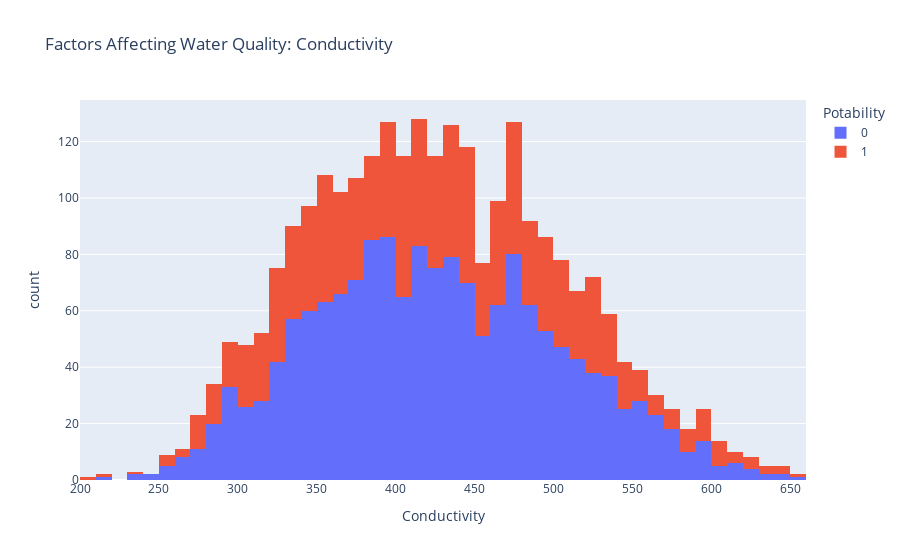

Notebook code for this chart:
### Code cell
figure = px.histogram(data, x = "Conductivity",
                      color = "Potability",
                      title= "Factors Affecting Water Quality: Conductivity")
figure.show()

### Figure 1 — Plotly figure (JSON) as saved in the notebook; plotly's stock layout.template omitted (floating-point values rounded to 4 significant figures; data arrays with more than 128 entries replaced by an {"elided": "..."} marker saying what was removed)
{"data": [{"alignmentgroup": "True", "bingroup": "x", "hovertemplate": "Potability=0<br>Conductivity=%{x}<br>count=%{y}<extra></extra>", "legendgroup": "0", "marker": {"color": "#636efa", "pattern": {"shape": ""}}, "name": "0", "offsetgroup": "0", "orientation": "v", "showlegend": true, "type": "histogram", "x": {"elided": "1649 float values"}, "xaxis": "x", "yaxis": "y"}, {"alignmentgroup": "True", "bingroup": "x", "hovertemplate": "Potability=1<br>Conductivity=%{x}<br>count=%{y}<extra></extra>", "legendgroup": "1", "marker": {"color": "#EF553B", "pattern": {"shape": ""}}, "name": "1", "offsetgroup": "1", "orientation": "v", "showlegend": true, "type": "histogram", "x": {"elided": "988 float values"}, "xaxis": "x", "yaxis": "y"}], "layout": {"barmode": "relative", "legend": {"title": {"text": "Potability"}, "tracegroupgap": 0}, "title": {"text": "Factors Affecting Water Quality: Conductivity"}, "xaxis": {"anchor": "y", "domain": [0, 1], "title": {"text": "Conductivity"}}, "yaxis": {"anchor": "x", "domain": [0, 1], "title": {"text": "count"}}}}
